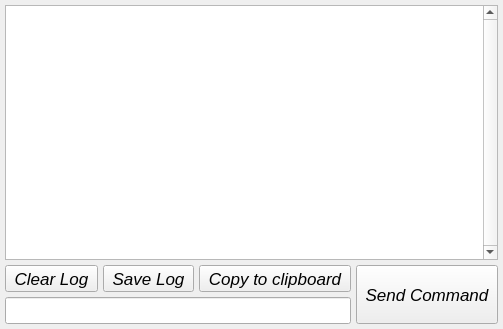
            <widget class="QWidget" name="serverTab">
             <property name="font">
              <font>
               <family>Arial</family>
               <italic>true</italic>
              </font>
             </property>
             <property name="styleSheet">
              <string notr="true"/>
             </property>
             <attribute name="icon">
              <iconset>
               <normalon>:/images/server.png</normalon>
              </iconset>
             </attribute>
             <attribute name="title">
              <string>Server</string>
             </attribute>
             <layout class="QVBoxLayout" name="verticalLayout_6">
              <property name="spacing">
               <number>0</number>
              </property>
              <property name="leftMargin">
               <number>0</number>
              </property>
              <property name="topMargin">
               <number>0</number>
              </property>
              <property name="rightMargin">
               <number>0</number>
              </property>
              <property name="bottomMargin">
               <number>0</number>
              </property>
              <item>
               <layout class="QVBoxLayout" name="logBaseFrame" stretch="1,0">
                <property name="spacing">
                 <number>5</number>
                </property>
                <property name="leftMargin">
                 <number>5</number>
                </property>
                <property name="topMargin">
                 <number>5</number>
                </property>
                <property name="rightMargin">
                 <number>5</number>
                </property>
                <property name="bottomMargin">
                 <number>5</number>
                </property>
                <item>
                 <widget class="QPlainTextEdit" name="log">
                  <property name="sizePolicy">
                   <sizepolicy hsizetype="Expanding" vsizetype="Expanding">
                    <horstretch>0</horstretch>
                    <verstretch>0</verstretch>
                   </sizepolicy>
                  </property>
                  <property name="minimumSize">
                   <size>
                    <width>0</width>
                    <height>255</height>
                   </size>
                  </property>
                  <property name="verticalScrollBarPolicy">
                   <enum>Qt::ScrollBarAlwaysOn</enum>
                  </property>
                  <property name="readOnly">
                   <bool>true</bool>
                  </property>
                 </widget>
                </item>
                <item>
                 <layout class="QHBoxLayout" name="logControlsFram">
                  <property name="spacing">
                   <number>5</number>
                  </property>
                  <item>
                   <layout class="QVBoxLayout" name="verticalLayout_3">
                    <property name="spacing">
                     <number>5</number>
                    </property>
                    <item>
                     <layout class="QHBoxLayout" name="logButtonFrame" stretch="0,1,0,1,0">
                      <property name="spacing">
                       <number>0</number>
                      </property>
                      <property name="rightMargin">
                       <number>0</number>
                      </property>
                      <item>
                       <widget class="QToolButton" name="clearLogButton">
                        <property name="sizePolicy">
                         <sizepolicy hsizetype="Expanding" vsizetype="Expanding">
                          <horstretch>0</horstretch>
                          <verstretch>0</verstretch>
                         </sizepolicy>
                        </property>
                        <property name="font">
                         <font>
                          <family>Arial</family>
                          <pointsize>13</pointsize>
                          <italic>true</italic>
                         </font>
                        </property>
                        <property name="text">
                         <string>Clear Log</string>
                        </property>
                        <property name="icon">
                         <iconset resource="app.qrc">
                          <normaloff>:/images/newspaper.png</normaloff>:/images/newspaper.png</iconset>
                        </property>
                        <property name="toolButtonStyle">
                         <enum>Qt::ToolButtonTextBesideIcon</enum>
                        </property>
                       </widget>
                      </item>
                      <item>
                       <spacer name="horizontalSpacer_2">
                        <property name="orientation">
                         <enum>Qt::Horizontal</enum>
                        </property>
                        <property name="sizeType">
                         <enum>QSizePolicy::Fixed</enum>
                        </property>
                        <property name="sizeHint" stdset="0">
                         <size>
                          <width>5</width>
                          <height>20</height>
                         </size>
                        </property>
                       </spacer>
                      </item>
                      <item>
                       <widget class="QToolButton" name="saveLogButton">
                        <property name="sizePolicy">
                         <sizepolicy hsizetype="Expanding" vsizetype="Expanding">
                          <horstretch>0</horstretch>
                          <verstretch>0</verstretch>
                         </sizepolicy>
                        </property>
                        <property name="font">
                         <font>
                          <family>Arial</family>
                          <pointsize>13</pointsize>
                         </font>
                        </property>
                        <property name="text">
                         <string>Save Log</string>
                        </property>
                        <property name="icon">
                         <iconset resource="app.qrc">
                          <normaloff>:/images/save.png</normaloff>:/images/save.png</iconset>
                        </property>
                        <property name="toolButtonStyle">
                         <enum>Qt::ToolButtonTextBesideIcon</enum>
                        </property>
                       </widget>
                      </item>
                      <item>
                       <spacer name="horizontalSpacer_5">
                        <property name="orientation">
                         <enum>Qt::Horizontal</enum>
                        </property>
                        <property name="sizeType">
                         <enum>QSizePolicy::Fixed</enum>
                        </property>
                        <property name="sizeHint" stdset="0">
                         <size>
                          <width>5</width>
                          <height>20</height>
                         </size>
                        </property>
                       </spacer>
                      </item>
                      <item>
                       <widget class="QToolButton" name="copyLogButton">
                        <property name="sizePolicy">
                         <sizepolicy hsizetype="Expanding" vsizetype="Expanding">
                          <horstretch>0</horstretch>
                          <verstretch>0</verstretch>
                         </sizepolicy>
                        </property>
                        <property name="font">
                         <font>
                          <family>Arial</family>
                          <pointsize>13</pointsize>
                         </font>
                        </property>
                        <property name="text">
                         <string>Copy to clipboard</string>
                        </property>
                        <property name="icon">
                         <iconset resource="app.qrc">
                          <normaloff>:/images/paste.png</normaloff>:/images/paste.png</iconset>
                        </property>
                        <property name="toolButtonStyle">
                         <enum>Qt::ToolButtonTextBesideIcon</enum>
                        </property>
                       </widget>
                      </item>
                     </layout>
                    </item>
                    <item>
                     <widget class="QLineEdit" name="cmdLine">
                      <property name="sizePolicy">
                       <sizepolicy hsizetype="Expanding" vsizetype="Fixed">
                        <horstretch>0</horstretch>
                        <verstretch>0</verstretch>
                       </sizepolicy>
                      </property>
                      <property name="minimumSize">
                       <size>
                        <width>0</width>
                        <height>27</height>
                       </size>
                      </property>
                     </widget>
                    </item>
                   </layout>
                  </item>
                  <item>
                   <widget class="QToolButton" name="sendButton">
                    <property name="sizePolicy">
                     <sizepolicy hsizetype="Fixed" vsizetype="Expanding">
                      <horstretch>0</horstretch>
                      <verstretch>0</verstretch>
                     </sizepolicy>
                    </property>
                    <property name="minimumSize">
                     <size>
                      <width>0</width>
                      <height>0</height>
                     </size>
                    </property>
                    <property name="font">
                     <font>
                      <family>Arial</family>
                      <pointsize>13</pointsize>
                     </font>
                    </property>
                    <property name="focusPolicy">
                     <enum>Qt::StrongFocus</enum>
                    </property>
                    <property name="autoFillBackground">
                     <bool>false</bool>
                    </property>
                    <property name="text">
                     <string>Send Command</string>
                    </property>
                    <property name="icon">
                     <iconset resource="app.qrc">
                      <normaloff>:/images/lightning.png</normaloff>:/images/lightning.png</iconset>
                    </property>
                    <property name="iconSize">
                     <size>
                      <width>16</width>
                      <height>16</height>
                     </size>
                    </property>
                    <property name="checkable">
                     <bool>false</bool>
                    </property>
                    <property name="toolButtonStyle">
                     <enum>Qt::ToolButtonTextBesideIcon</enum>
                    </property>
                   </widget>
                  </item>
                 </layout>
                </item>
               </layout>
              </item>
             </layout>
            </widget>
